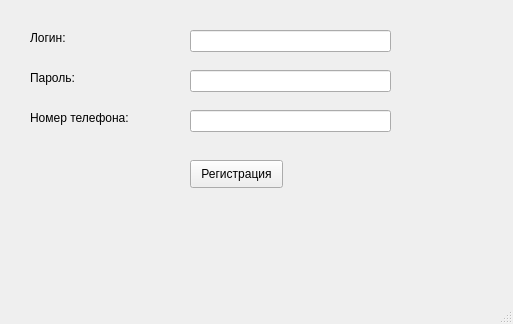
<?xml version="1.0" encoding="UTF-8"?>
<ui version="4.0">
 <class>MainWindow</class>
 <widget class="QMainWindow" name="MainWindow">
  <property name="geometry">
   <rect>
    <x>0</x>
    <y>0</y>
    <width>513</width>
    <height>324</height>
   </rect>
  </property>
  <property name="windowTitle">
   <string>MainWindow</string>
  </property>
  <widget class="QWidget" name="centralwidget">
   <widget class="QLabel" name="label">
    <property name="geometry">
     <rect>
      <x>30</x>
      <y>30</y>
      <width>61</width>
      <height>16</height>
     </rect>
    </property>
    <property name="text">
     <string>Логин: </string>
    </property>
   </widget>
   <widget class="QLabel" name="label_2">
    <property name="geometry">
     <rect>
      <x>30</x>
      <y>70</y>
      <width>55</width>
      <height>16</height>
     </rect>
    </property>
    <property name="text">
     <string>Пароль: </string>
    </property>
   </widget>
   <widget class="QLabel" name="label_3">
    <property name="geometry">
     <rect>
      <x>30</x>
      <y>110</y>
      <width>121</width>
      <height>16</height>
     </rect>
    </property>
    <property name="text">
     <string>Номер телефона: </string>
    </property>
   </widget>
   <widget class="QLineEdit" name="login">
    <property name="geometry">
     <rect>
      <x>190</x>
      <y>30</y>
      <width>201</width>
      <height>22</height>
     </rect>
    </property>
   </widget>
   <widget class="QLineEdit" name="passwo">
    <property name="geometry">
     <rect>
      <x>190</x>
      <y>70</y>
      <width>201</width>
      <height>22</height>
     </rect>
    </property>
   </widget>
   <widget class="QLineEdit" name="phone">
    <property name="geometry">
     <rect>
      <x>190</x>
      <y>110</y>
      <width>201</width>
      <height>22</height>
     </rect>
    </property>
   </widget>
   <widget class="QPushButton" name="pushButton">
    <property name="geometry">
     <rect>
      <x>190</x>
      <y>160</y>
      <width>93</width>
      <height>28</height>
     </rect>
    </property>
    <property name="text">
     <string>Регистрация</string>
    </property>
   </widget>
   <widget class="QLabel" name="Result">
    <property name="geometry">
     <rect>
      <x>90</x>
      <y>230</y>
      <width>331</width>
      <height>20</height>
     </rect>
    </property>
    <property name="text">
     <string/>
    </property>
   </widget>
  </widget>
  <widget class="QMenuBar" name="menubar">
   <property name="geometry">
    <rect>
     <x>0</x>
     <y>0</y>
     <width>513</width>
     <height>26</height>
    </rect>
   </property>
  </widget>
  <widget class="QStatusBar" name="statusbar"/>
 </widget>
 <resources/>
 <connections/>
</ui>
